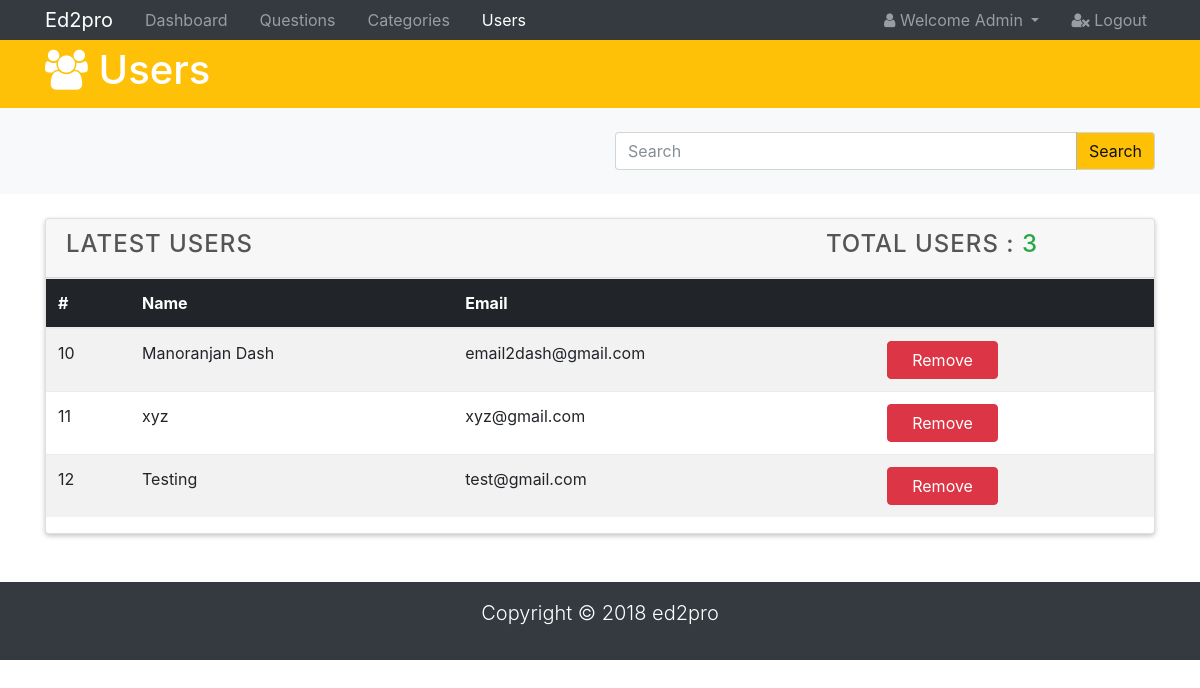
Page /admin/users.php (signed in) on the earlier database version.
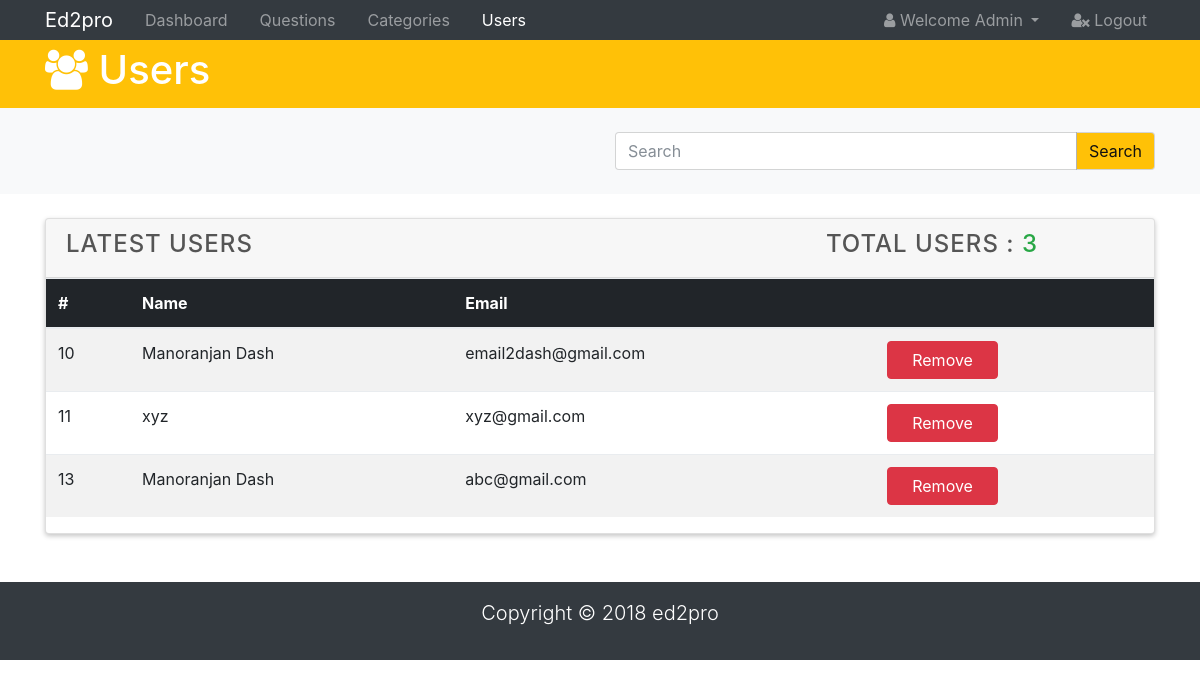
Same page on the later database version.
### tables this page shows
CREATE TABLE `users` (
  `user_id` int(20) NOT NULL,
  `user_name` varchar(50) NOT NULL,
  `user_email` varchar(50) NOT NULL,
  `user_password` varchar(50) NOT NULL,
  `user_phone` varchar(10) DEFAULT NULL
);

### admin/users.php (the view, shortened to what this page needs)
<!DOCTYPE html>
<html lang="en">
<head>
  <link rel="stylesheet" href="css/font-awesome.min.css">
  <link rel="stylesheet" href="css/bootstrap.css">
  <link rel="stylesheet" href="css/style.css">
</head>
<body>
  <nav class="navbar navbar-expand-sm navbar-dark bg-dark p-0">
    <div class="container">
      <a href="index.php" class="navbar-brand">Ed2pro</a>
      <div class="collapse navbar-collapse" id="navbarNav">
        <ul class="navbar-nav">
          <li class="nav-item px-2">
            <a href="index.php" class="nav-link">Dashboard</a>
          </li>
          <li class="nav-item px-2">
            <a href="questions.php" class="nav-link">Questions</a>
          </li>
          <li class="nav-item px-2">
            <a href="categories.php" class="nav-link">Categories</a>
          </li>
          <li class="nav-item px-2">
            <a href="users.php" class="nav-link active">Users</a>
          </li>
        </ul>
        <ul class="navbar-nav ml-auto">
          <li class="nav-item dropdown mr-3">
            <a href="#" class="nav-link dropdown-toggle" data-toggle="dropdown">
              <i class="fa fa-user"></i> Welcome <span id="user">Admin</span>
            </a>
          </li>
          <li class="nav-item">
            <a href="logout.php" class="nav-link">
              <i class="fa fa-user-times"></i> Logout
            </a>
          </li>
        </ul>
      </div>
    </div>
  </nav>
  <header id="main-header" class="py-2 bg-warning text-white">
    <div class="container">
      <div class="row">
        <div class="col-md-6">
          <h1><i class="fa fa-users"></i> Users</h1>
        </div>
      </div>
    </div>
  </header>
  <section id="action" class="py-4 mb-4 bg-light">
    <div class="container">
      <div class="row">
        <div class="col-md-6 ml-auto">
          <div class="input-group">
            <input type="text" class="form-control" placeholder="Search">
            <span class="input-group-btn">
              <button class="btn btn-warning">Search</button>
            </span>
          </div>
        </div>
      </div>
    </div>
  </section>
  <section id="posts">
    <div class="container">
      <div class="row">
        <div class="col">
          <div class="card">
            <div class="card-header">
              <div class="d-flex justify-content-between">
              <h4>Latest Users</h4>
              <?php
               include './includes/db.inc.php';
               $q1 = 'SELECT * FROM `users`';
               $result = mysqli_query($conn, $q1);
               $totalUsers = mysqli_num_rows($result);
               echo "<h4 class='pr-5 mr-5'>Total Users : <span class='text-success'> " . $totalUsers ."</span></h4>";
              ?>
              </div>
            </div>
            <table class="table table-striped">
              <thead class="thead-inverse">
                <tr>
                  <th>#</th>
                  <th>Name</th>
                  <th>Email</th>
                  <th></th>
                </tr>
              </thead>
              <tbody>
              <?php
                while($row = mysqli_fetch_array($result)){
                  echo '<tr>';
                  echo '<td scope="row">';
                  echo $row['user_id'];
                  echo '</td>';
                  echo '<td>';
                  echo $row['user_name'];
                  echo '</td>';
                  echo '<td>';
                  echo $row['user_email'];
                  echo '</td>';
                  echo '<td>';
                  echo '<a href="./includes/deleteUser.inc.php?userID='.$row['user_id'].'" class="btn btn-danger px-4" id="deleteBtn">Remove</a>';
                  echo '</td>';
                  echo '</tr>';
                }
              ?>
              </tbody>
            </table>
          </div>
        </div>
      </div>
    </div>
  </section>
  <footer id="main-footer" class="bg-dark text-white mt-5 p-3">
    <div class="conatiner">
      <div class="row">
        <div class="col">
          <p class="lead text-center">Copyright &copy; 2018 ed2pro</p>
        </div>
      </div>
    </div>
  </footer>
</body>
</html>

Differences in the rows shown:
removed users: user_id "12", user_name "Testing", user_email "test@gmail.com"
added users: user_id "13", user_name "Manoranjan Dash", user_email "abc@gmail.com"
